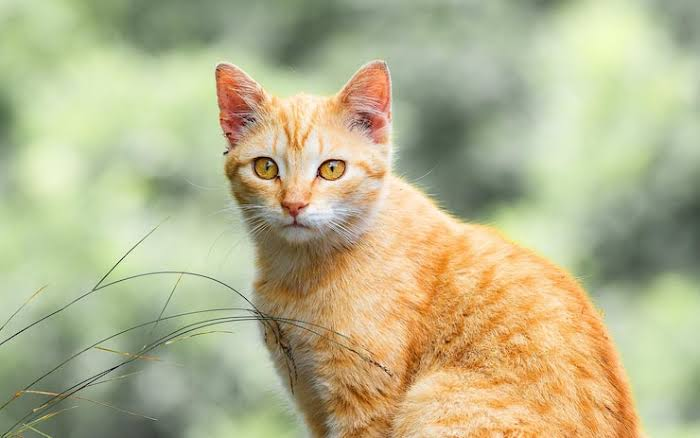
#> input picture image.jpg, 700 x 438 px
$ python lab_10.py   (older library calls are emulated)
#> lines starting #> are read from the running program, lines starting #| are printed output that depends on the picture
#Perform image enhancement, smoothing and sharpening, in spatial domain using
#different spatial filters and compare the performances

import cv2
import numpy as np
import matplotlib.pyplot as plt

# 1. Read image in grayscale mode
image = cv2.imread("image.jpg", cv2.IMREAD_GRAYSCALE)
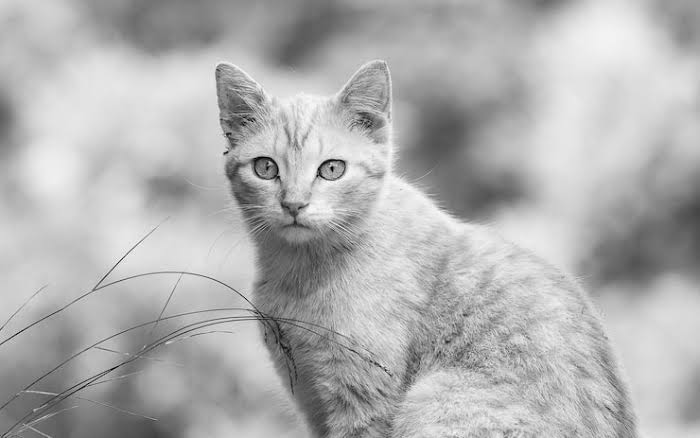
#> image: shape (438, 700); min 0, max 254, mean 176.2

if image is None:
    print("Error: Image not found! Please check the file path.")
else:
    # --- A. SMOOTHING (Blurring) FILTERS ---

    # 1. Averaging Filter (Box Filter)
    avg_blur = cv2.blur(image, (5, 5))

    # 2. Gaussian Filter (Good for reducing Gaussian noise smoothly)
    gaussian_blur = cv2.GaussianBlur(image, (5, 5), 0)

    # 3. Median Filter (Best for removing Salt and Pepper noise)
    median_blur = cv2.medianBlur(image, 5)

    # 4. Laplacian Filter (High-pass filter for edge detection/sharpening)
    laplacian = cv2.Laplacian(image, cv2.CV_64F)
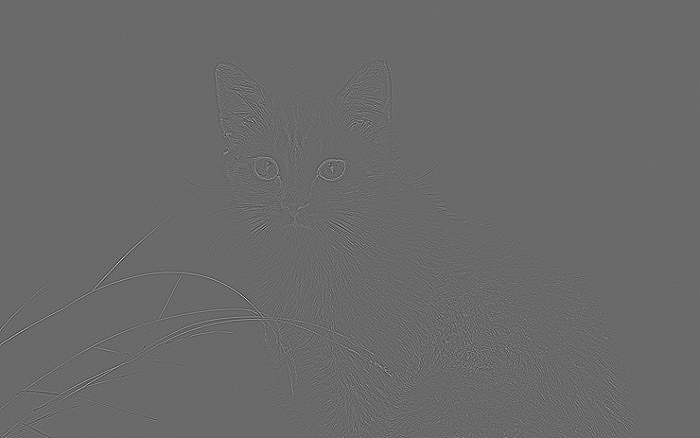
#> laplacian: shape (438, 700) float64; min -481, max 673, mean 0; drawn with min black and max white
    laplacian = cv2.convertScaleAbs(laplacian)
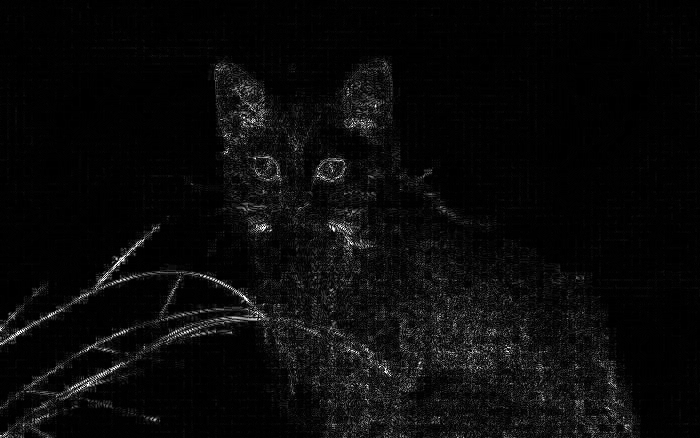
#> laplacian: shape (438, 700); min 0, max 255, mean 10
    # 5. Custom Sharpening Kernel
    sharp_kernel = np.array([
        [ 0, -1,  0],
        [-1,  5, -1],
        [ 0, -1,  0]
    ])
    sharpened_img = cv2.filter2D(image, -1, sharp_kernel)
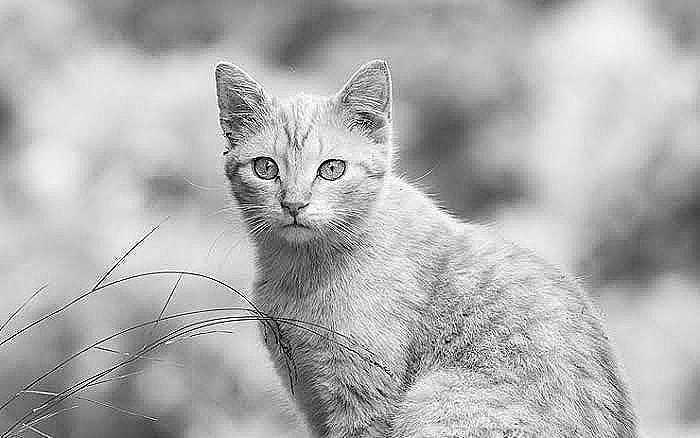
#> sharpened_img: shape (438, 700); min 0, max 255, mean 176.1

    # --- C. DISPLAY COMPARISON USING SUBPLOTS ---
    plt.figure(figsize=(15, 10))

    plt.subplot(2, 3, 1)
    plt.imshow(image, cmap="gray")
    plt.title("Original Image")
    plt.axis("off")

    plt.subplot(2, 3, 2)
    plt.imshow(avg_blur, cmap="gray")
    plt.title("Smoothing: Averaging (Blur)")
    plt.axis("off")

    plt.subplot(2, 3, 3)
    plt.imshow(gaussian_blur, cmap="gray")
    plt.title("Smoothing: Gaussian Blur")
    plt.axis("off")

    plt.subplot(2, 3, 4)
    plt.imshow(median_blur, cmap="gray")
    plt.title("Smoothing: Median Filter")
    plt.axis("off")

    plt.subplot(2, 3, 5)
    plt.imshow(laplacian, cmap="gray")
    plt.title("Sharpening: Laplacian Filter")
    plt.axis("off")

    plt.subplot(2, 3, 6)
    plt.imshow(sharpened_img, cmap="gray")
    plt.title("Sharpening: Custom Kernel")
    plt.axis("off")

    plt.tight_layout()
    plt.show()
